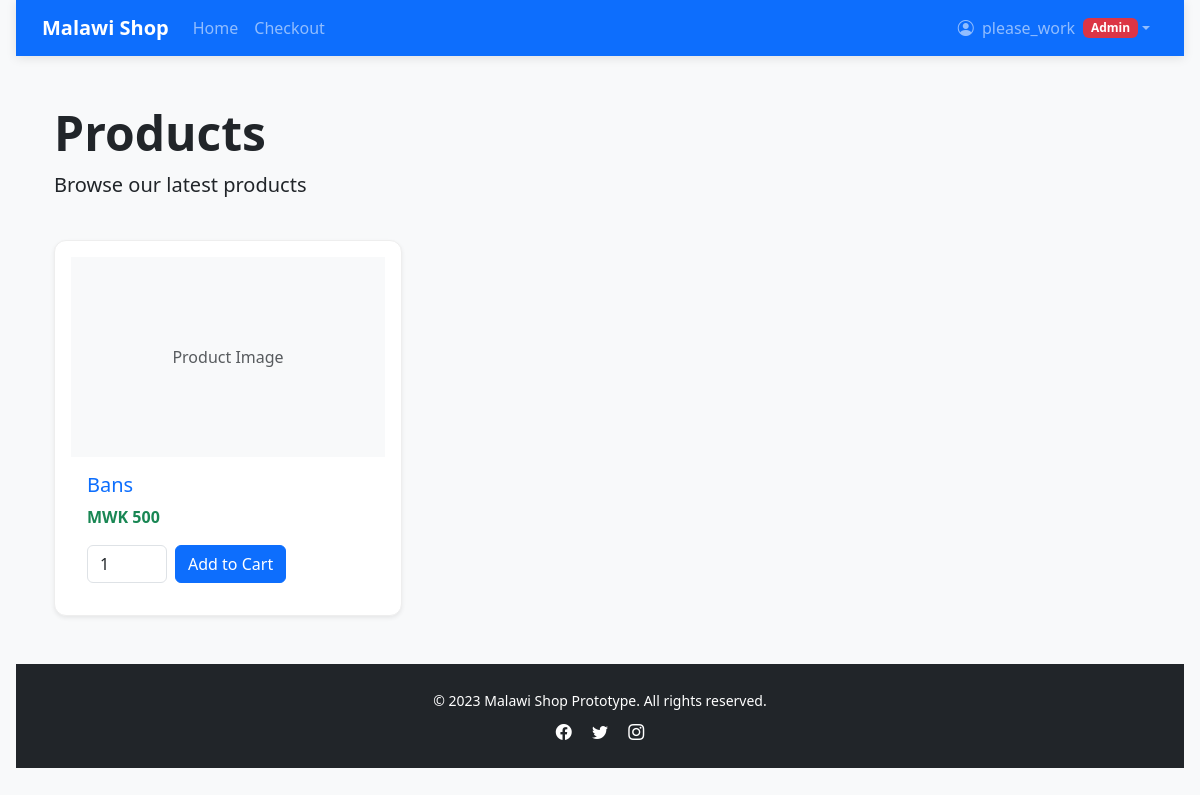
/ (signed in), run on the app's committed database.
### shop/models.py (models this page shows, shortened)
class User(AbstractUser):
    CUSTOMER, VENDOR, ADMIN = 'customer', 'vendor', 'admin'
    ROLE_CHOICES = [(CUSTOMER,'Customer'),(VENDOR,'Vendor'),(ADMIN,'Admin')]
    role = models.CharField(max_length=20, choices=ROLE_CHOICES, default=CUSTOMER)
    phone_number = models.CharField(max_length=20, blank=True)
    address = models.TextField(blank=True)
    vendor_approved = models.BooleanField(default=False)

class Product(models.Model):
    vendor = models.ForeignKey(User, on_delete=models.PROTECT)
    name = models.CharField(max_length=160)
    slug = models.SlugField(unique=True)
    description = models.TextField(blank=True)
    price_mwk = models.PositiveIntegerField()
    stock_quantity = models.PositiveIntegerField(default=0)
    category = models.CharField(max_length=80)
    created_at = models.DateTimeField(auto_now_add=True)
    updated_at = models.DateTimeField(auto_now=True)

### shop/views.py (the view)
# urls.py: 2. Add a URL to urlpatterns:  path('', views.home, name='home')
def home(request):
    qs = Product.objects.order_by('-id')
    paginator = Paginator(qs, 12)
    page = request.GET.get('page')
    return render(request, 'home.html', {'page_obj': paginator.get_page(page)})

### templates/home.html (shortened to what this page needs)
{% extends 'base.html' %}
{% block content %}
<div class="container">
  <div class="row mb-4">
    <div class="col">
      <h1 class="display-5 fw-bold">Products</h1>
      <p class="lead">Browse our latest products</p>
    </div>
  </div>
  {% if page_obj %}
  <div class="row row-cols-1 row-cols-md-2 row-cols-lg-3 g-4">
    {% for p in page_obj %}
    <div class="col">
      <div class="card h-100 shadow-sm">
        {% if p.images.first %}
        <div style="height: 200px; overflow: hidden; display: flex; align-items: center; justify-content: center;">
          <img src="{{ p.images.first.image.url }}" alt="{{ p.name }}" class="img-fluid"
            style="max-height: 100%; width: auto;">
        </div>
        {% else %}
        <div class="bg-light" style="height: 200px; display: flex; align-items: center; justify-content: center;">
          <span class="text-muted">Product Image</span>
        </div>
        {% endif %}
        <div class="card-body">
          <h5 class="card-title"><a href="{% url 'product_detail' p.slug %}" class="text-decoration-none">
            {{ p.name }}
          </a></h5>
          <p class="card-text text-success fw-bold">MWK {{ p.price_mwk }}</p>
          <form method="post" action="{% url 'add_to_cart' %}" class="d-flex align-items-center">
            <input type="number" name="qty" value="1" min="1" class="form-control me-2" style="width: 80px;">
            <button class="btn btn-primary">Add to Cart</button>
          </form>
        </div>
      </div>
    </div>
    {% endfor %}
  </div>
  {% else %}
  <div class="alert alert-info">No products available at the moment. Please check back later.</div>
  {% endif %}
</div>
{% endblock %}

### templates/base.html (shortened to what this page needs)
<!doctype html>
<html lang="en">
<head>
  <link href="https://cdn.jsdelivr.net/npm/bootstrap@5.3.0/dist/css/bootstrap.min.css" rel="stylesheet">
  <link rel="stylesheet" href="https://cdn.jsdelivr.net/npm/bootstrap-icons@1.10.0/font/bootstrap-icons.css">
  <link rel="stylesheet" href="/static/css/site.css">
</head>
<body>
  <nav class="navbar navbar-expand-lg navbar-dark bg-primary sticky-top">
    <div class="container">
      <a class="navbar-brand fw-bold" href="/">Malawi Shop</a>
      <div class="collapse navbar-collapse" id="navbarNav">
        <ul class="navbar-nav me-auto">
          <li class="nav-item">
            <a class="nav-link" href="/">Home</a>
          </li>
          <li class="nav-item">
            <a class="nav-link" href="/checkout/">Checkout</a>
          </li>
        </ul>
        <ul class="navbar-nav">
          {% if user.is_authenticated %}
          <li class="nav-item dropdown">
            <a class="nav-link dropdown-toggle d-flex align-items-center" href="#" role="button"
              data-bs-toggle="dropdown">
              <span class="me-2">
                <i class="bi bi-person-circle me-1"></i>
                {{ user.username }}
              </span>
              <span class="badge
                {% if user.role == 'vendor' %}bg-purple
                {% elif user.is_staff %}bg-danger
                {% else %}bg-success
                {% endif %}">
                {% if user.role == 'vendor' %}Vendor
                {% elif user.is_staff %}Admin
                {% else %}Customer
                {% endif %}
              </span>
            </a>
          </li>
          {% endif %}
        </ul>
      </div>
    </div>
  </nav>
  <main class="container my-5">
    {% block content %}{% endblock %}
  </main>
  <footer class="footer mt-auto">
    <div class="container text-center">
      <small>&copy; 2023 Malawi Shop Prototype. All rights reserved.</small>
      <div class="mt-2">
        <a href="#" class="text-white me-3"><i class="bi bi-facebook"></i></a>
        <a href="#" class="text-white me-3"><i class="bi bi-twitter"></i></a>
        <a href="#" class="text-white"><i class="bi bi-instagram"></i></a>
      </div>
    </div>
  </footer>
</body>
</html>

### static/css/site.css (style rules this page uses)
body { font-family: system-ui, Arial, sans-serif; margin:0; padding:0 1rem; }
.card { border:1px solid #eee; padding:1rem; border-radius:8px }
button { padding:0.5rem 1rem }

### templates/base.html (style rules this page uses)
:root { --primary: #0d6efd; --secondary: #6c757d; --success: #198754; --light: #f8f9fa; --dark: #212529; }
body { background-color: #f8f9fa; padding-bottom: 3rem; }
.navbar { box-shadow: 0 2px 10px rgba(0, 0, 0, 0.1); }
.card { transition: transform 0.3s, box-shadow 0.3s; border-radius: 0.75rem; overflow: hidden; }
.footer { background-color: var(--dark); color: white; padding: 1.5rem 0; margin-top: 3rem; }

### data on the page
User: username "please_work"
Product: shows "Product Image", name "Bans", price_mwk "500"
